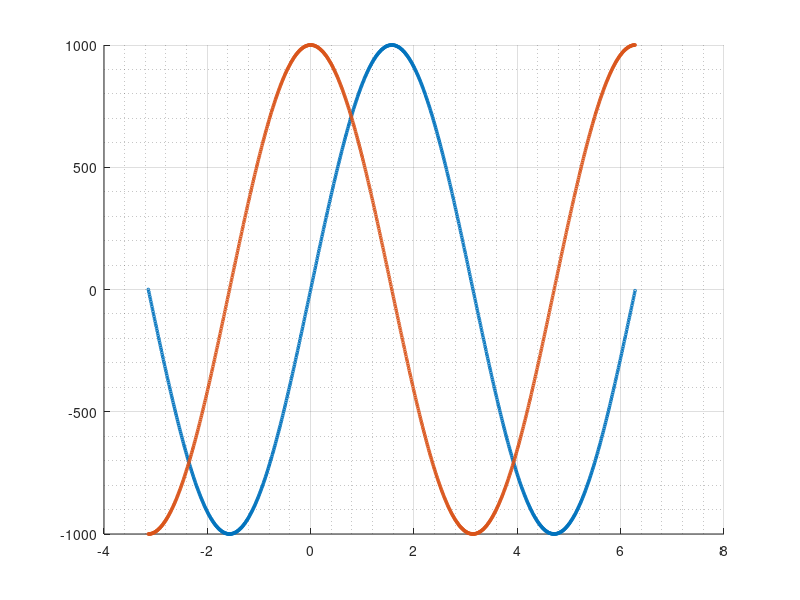

Write MATLAB code to recreate this figure. (Note: this script raises an error after producing the figure.)
%% GENERATE the case structure in Verilog
% computation of the sine and cosine using only integers

% multiplication factors
% theta x 100
% sin   x 1000
% cos   x 1000

mult_theta  = 100;
mult_sincos = 1000;

%% theta
% theta  = -314:628;
theta  = -pi*mult_theta:1:2*pi*mult_theta;
stheta = round(sin(theta/mult_theta)*mult_sincos);
ctheta = round(cos(theta/mult_theta)*mult_sincos);

figure(5), clf, hold on
    plot(theta/mult_theta,stheta,'-o','MarkerSize',2)
    plot(theta/mult_theta,ctheta,'-o','MarkerSize',2)
    grid on
    grid minor


%% FILE GENERATION
file_ID = fopen(strcat('trig_',num2str(mult_theta),'_',num2str(mult_sincos),'_ext.v'),'w');

% description
fprintf(file_ID,'// computation of sine and cosine using integers\n');
fprintf(file_ID,'// taking advanatges of look-up-table\n');
fprintf(file_ID,'// input angle is multiplied by x%i\n',mult_theta);
fprintf(file_ID,'// trigonometric output is multiplied by x%i\n',mult_sincos);
fprintf(file_ID,'// input angle range is [-pi,2*pi]\n\n');



fprintf(file_ID,'\tcase(i_theta)\n');
for i = 1:length(theta)
    fprintf(file_ID,strcat('\t\t32%ch',bin2hex(dec2twobin( theta(i),32 )),...
        ':%cr_sin%c=%c32%ch',bin2hex(dec2twobin( stheta(i),32 )),';\n'),39,32,32,32,39);
end
fprintf(file_ID,'\t\tdefault:%cr_sin%c=%c32%ch00000000;\n\tendcase\n',32,32,32,39);

fprintf(file_ID,'\n\tcase(i_theta)\n');
for i = 1:length(theta)
    fprintf(file_ID,strcat('\t\t32%ch',bin2hex(dec2twobin( theta(i),32 )),...
        ':%cr_cos%c=%c32%ch',bin2hex(dec2twobin( ctheta(i),32 )),';\n'),39,32,32,32,39);
end
fprintf(file_ID,'\t\tdefault:%cr_cos%c=%c32%ch00000000;\n\tendcase\n',32,32,32,39);


fclose(file_ID);


%%

